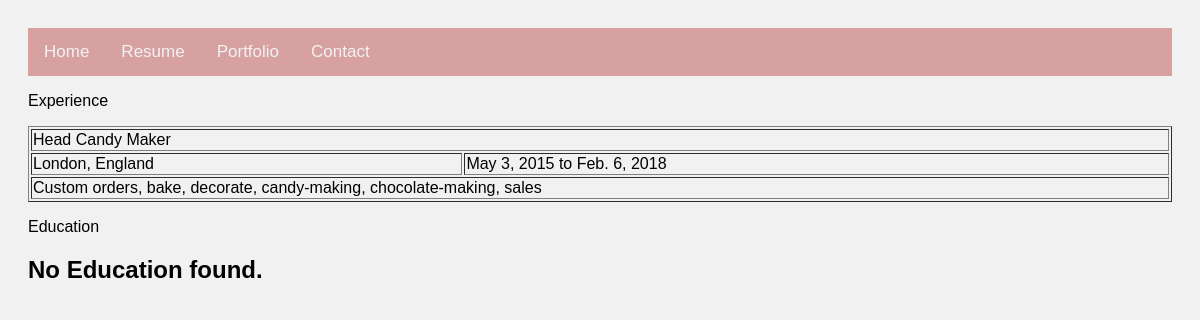
Before: /resume/ with the older database file.
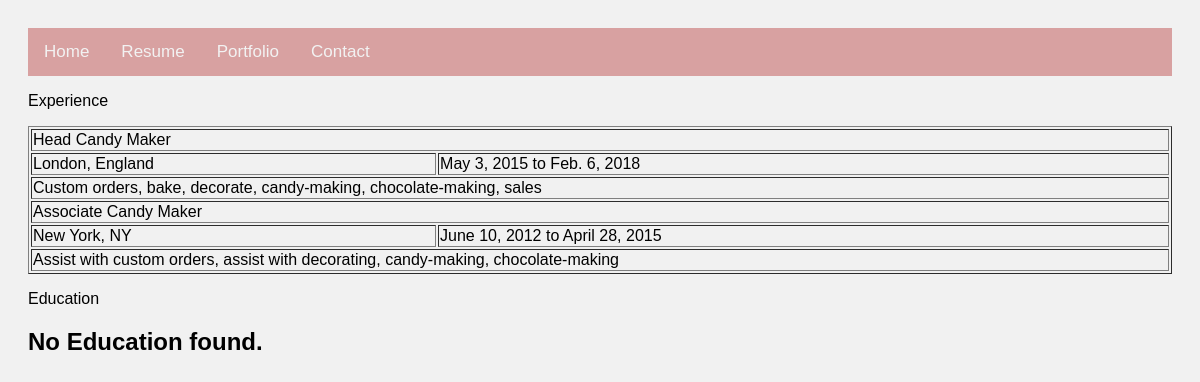
After: the same page with the newer database file.
### resume/models.py (models this page shows, shortened)
class Experience(models.Model):
	title = models.CharField(max_length=60, null=False, blank=False)
	location = models.CharField(max_length=60, null=False, blank=True)
	start_date = models.DateField(null=True, blank=True)
	end_date = models.DateField(null=True, blank=True)
	description = models.TextField(null=False, blank=True)

### resume/views.py (the view)
# urls.py: 2. Add a URL to urlpatterns:  path('', views.home, name='home')
def home(request):
	qs_exp = Experience.objects.all()
	qs_edu = Education.objects.all()
	context = {'my_experience': qs_exp, 'my_education': qs_edu}
	return render(request, 'resume/resume.html', context)

### resume/templates/resume/resume.html (shortened to what this page needs)
{% extends 'base.html' %}
{% block content %}
<p>Experience</p>
<p>
  {% if my_experience %}
  <table border = "1" width = "100%">
    {% for exp in my_experience %}
      <tr>
      <td colspan = "2">{{exp.title}}</td>
      </tr>
      <tr>
        <td>{{exp.location}}</td>
        <td>{{exp.start_date}} to {{exp.end_date}}</td>
      </tr>
      <tr>
      <td colspan = "2">{{exp.description}}</td>
      </tr>
    {% endfor %}
  </table>
  {% else %}
    <h2>No Experience found.</h2>
  {% endif %}
</p>
<p>Education</p>
<p>
  {% if my_education %}
  <table border = "1" width = "100%">
    {% for edu in my_education %}
      <tr>
      <td colspan = "2">{{edu.degree}}: {{edu.major}}</td>
      </tr>
      <tr>
        <td>{{edu.institution_name}}</td>
        <td>{{edu.location}}</td>
      </tr>
      <tr>
      <td colspan = "2">GPA: {{edu.gpa}}</td>
      </tr>
    {% endfor %}
  </table>
  {% else %}
    <h2>No Education found.</h2>
  {% endif %}
</p>
{% endblock %}

Changed rows visible on the page:
added Experience: title "Associate Candy Maker", location "New York, NY", start_date "June 10, 2012", end_date "April 28, 2015", description "Assist with custom orders, assist with decorating, candy-making, chocolate-making"
